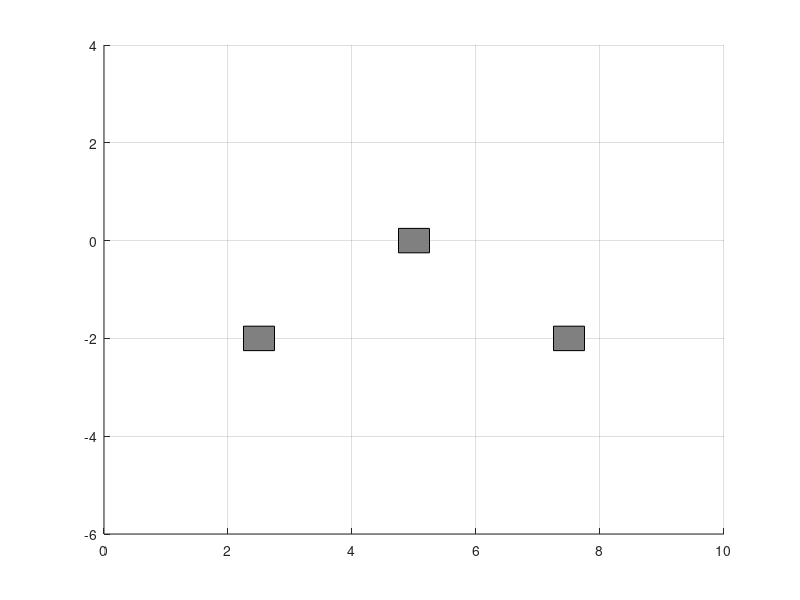

Recreate this plot in MATLAB. (Note: this script raises an error after producing the figure.)
%%%%%%%%%%%%%%%%%%%%%%%%%%%%%%%%%%%%%%%%%%%%%%%%%%%%%%%%%%%%%%%%%%%%%%%%%%%
% Demo Script for Drawing Data GMM-based LPV_DS Learning for paper:       %
%  'A Physically-Consistent Bayesian Non-Parametric Mixture Model for     %
%   Dynamical System Learning.'                                           %                                                 %
%%%%%%%%%%%%%%%%%%%%%%%%%%%%%%%%%%%%%%%%%%%%%%%%%%%%%%%%%%%%%%%%%%%%%%%%%%%
%%%%%%%%%%%%%%%%%%%%%%%%%%%%%%%%%%%%%%%%%%%%%%%%%%%%%%%%%%%%%%%%%%%%%%%%%%%
% Copyright (C) 2018 Learning Algorithms and Systems Laboratory,          %
% EPFL, Switzerland                                                       %
% Author:  Nadia Figueroa                                                 % 
% email:   nadia.figueroafernandez@epfl.ch                                %
% website: http://lasa.epfl.ch                                            %
%                                                                         %
% This work was supported by the EU project Cogimon H2020-ICT-23-2014.    %
%                                                                         %
% Permission is granted to copy, distribute, and/or modify this program   %
% under the terms of the GNU General Public License, version 2 or any     %
% later version published by the Free Software Foundation.                %
%                                                                         %
% This program is distributed in the hope that it will be useful, but     %
% WITHOUT ANY WARRANTY; without even the implied warranty of              %
% MERCHANTABILITY or FITNESS FOR A PARTICULAR PURPOSE. See the GNU General%
% Public License for more details                                         %
%%%%%%%%%%%%%%%%%%%%%%%%%%%%%%%%%%%%%%%%%%%%%%%%%%%%%%%%%%%%%%%%%%%%%%%%%%%
%% %%%%%%%%%%%%%%%%%%%%%%%%%%%%%
%%  Draw 2D Dataset with GUI  %%
%%%%%%%%%%%%%%%%%%%%%%%%%%%%%%%%
close all; clear all; clc

% Create Figure
fig1 = figure('Color',[1 1 1]);
limits = [0 10 -6 4];
axis(limits)
set(gcf, 'Units', 'Normalized', 'OuterPosition', [0.25, 0.55, 0.2646 0.4358]);
grid on

% Draw Obstacles
obst_pos = [2.5 -2; 5 0; 7.5 -2];
for m=1:size(obst_pos,1)
    rectangle('Position',[obst_pos(m,1)-0.25 obst_pos(m,2)-0.25 0.5 0.5], 'FaceColor',[.5 .5 .5]); hold on;
end

% Draw Reference Trajectories
[data, hp] = draw_mouse_data_on_DS(fig1, limits);

% Process Drawn Data for DS learning
[Data, Data_sh, att, x0_all, dt] = processDrawnData(data);

% Position/Velocity Trajectories
vel_samples = 10; vel_size = 0.5; 
[h_data, h_att, h_vel] = plot_reference_trajectories_DS(Data, att, vel_samples, vel_size);


% Extract Position and Velocities
M          = size(Data,1)/2;    
Xi_ref     = Data(1:M,:);
Xi_dot_ref = Data(M+1:end,:);  
%% %%%%%%%%%%%%%%%%%%%%%%%%%%%%%%%%%%%%%%%%%%%%%%%%%%%%%%%%%
%% To use this dataset go to the demo_loadData_*.m scripts %
%% and start with the[Step 2] block of code                %
%%%%%%%%%%%%%%%%%%%%%%%%%%%%%%%%%%%%%%%%%%%%%%%%%%%%%%%%%%%%